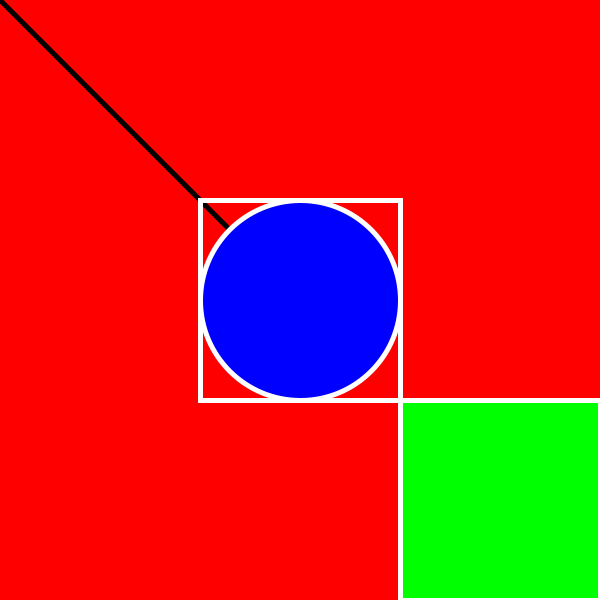
Frame 1 (no input)
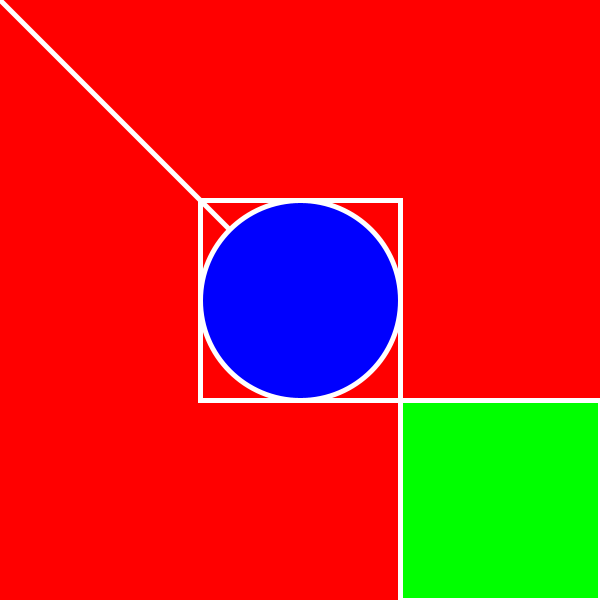
Frame 60 (the mouse pressed at the canvas centre just before this capture)
Frame 120 (the mouse held since frame 60 and released just before this capture): identical to frame 60, image omitted

The Processing sketch that drew these frames (run headless with seeded random() and noise(); from frame 60 on, the mouse is pressed at the canvas centre):

// Processing sketch: formas_basicas_1
// ── formas_basicas_1.pde
int tamX;
int tamY;

void setup() {
  size(600, 600);
  tamX = width/3;
  tamY = height/3;
}

void draw() {
  background(255,0,0);
  
  noFill();
  strokeWeight(5);
  
  //line(0,0,300,300);
  line(0, 0, width/2, height/2);
  //circle(0,0,100);
  //rect(width/2, height/2, tamX, tamY);
  //rect(tamX, tamY, tamX, tamY);
  
  //fill(255,255,15);
  stroke(255);
  rect(width/2 - tamX/2, height/2 - tamY/2, tamX, tamY);
  fill(0,255,0);
  rect(width-tamX, height-tamY, tamX, tamY);
  fill(0,0,255);
  ellipse(width/2, height/2, tamX, tamY);
}
